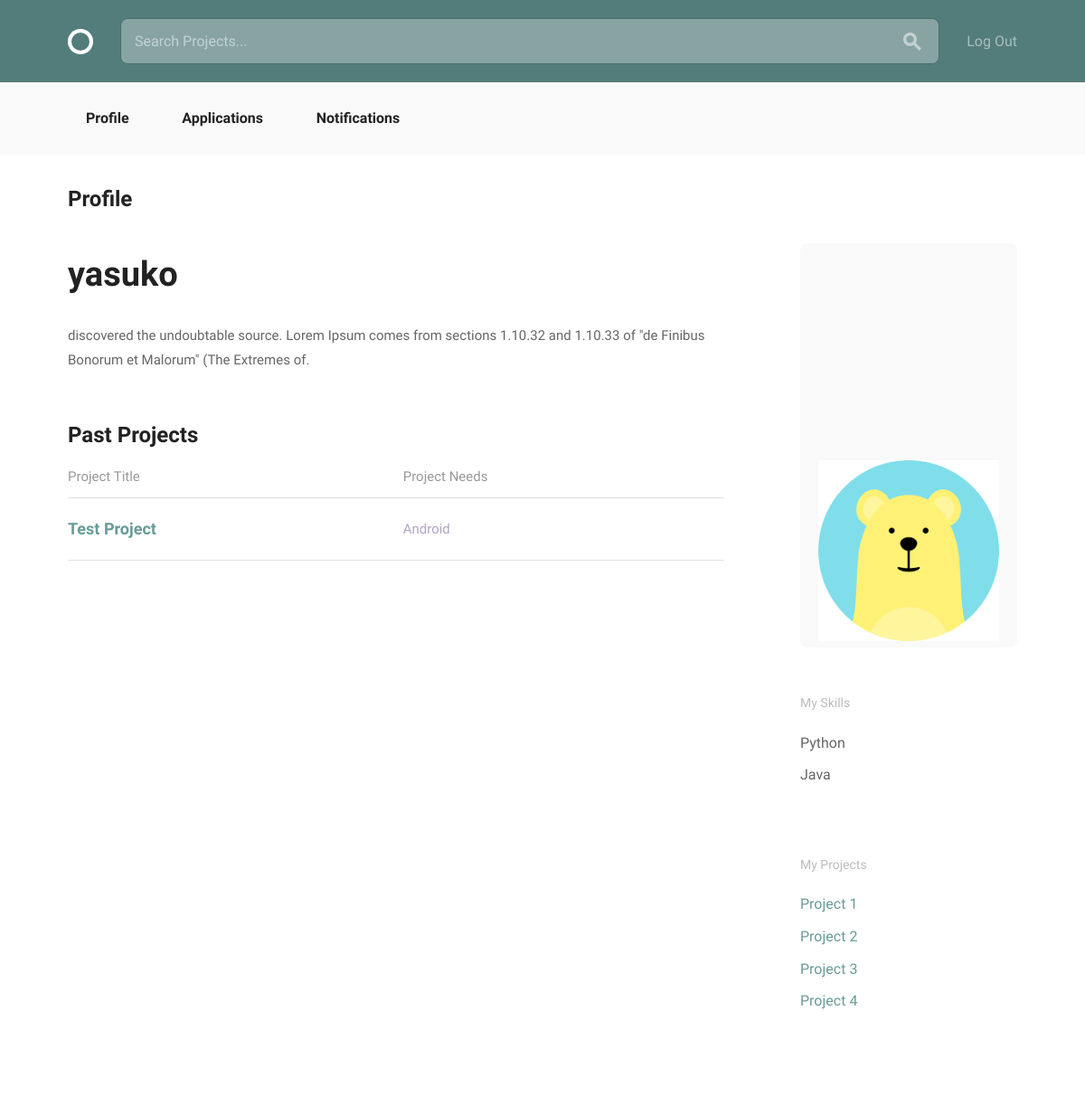
Before: /accounts/profile/3/ (signed in) with the older database file.
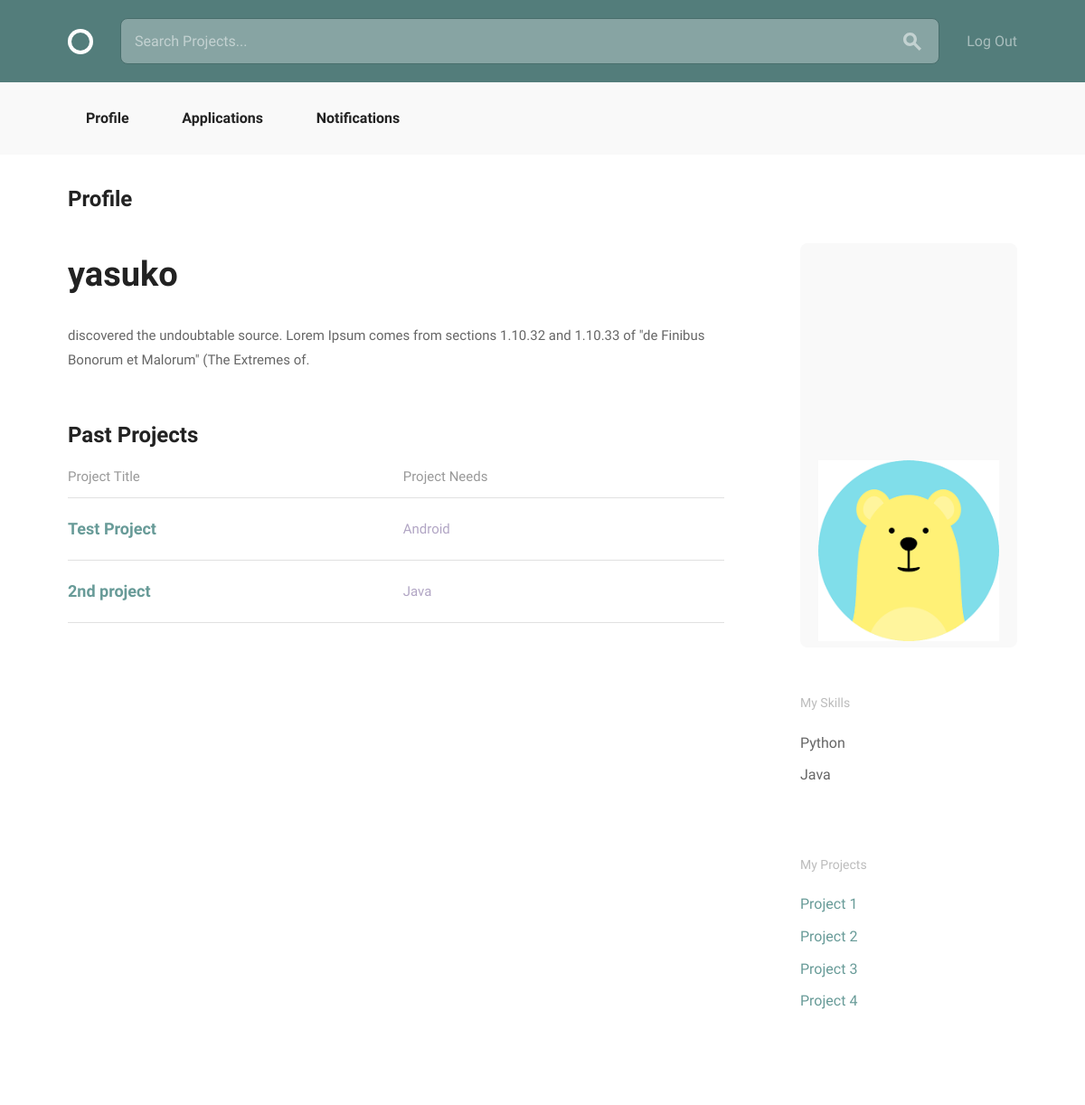
After: the same page with the newer database file.
### accounts/models.py (models this page shows, shortened)
class User(AbstractBaseUser, PermissionsMixin):
    email = models.EmailField(unique=True)
    username = models.CharField(max_length=40, unique=True)
    bio = models.TextField(max_length=500, blank=True, default="")
    image = models.ImageField(upload_to="profile_image/", blank=True)
    date_joined = models.DateTimeField(default=timezone.now)
    is_active = models.BooleanField(default=True)
    is_staff = models.BooleanField(default=False)
    objects = UserManager()
    USERNAME_FIELD = "email"
    REQUIRED_FIELDS = ["username"]

class Skill(models.Model):
    user = models.ForeignKey(settings.AUTH_USER_MODEL, null=True)
    name = models.CharField(max_length=20, choices=SKILLES_CHOICES)
    def __str__(self):
        return self.name

### projects/models.py (models this page shows, shortened)
class Position(models.Model):
    ANDROID = "Android"
    DESIGN = "Design"
    JAVA = "Java"
    PHP = "PHP"
    PYTHON = "Python"
    RAILS = "Rails"
    WORDPRESS = "Wordpress"
    iOS = "iOS"
    SKILLES_CHOICES = (
        (ANDROID, "Android Developer"),
        (DESIGN, "Designer"),
        (JAVA, "Java Developer"),
        (PHP, "PHP Developer"),
        (PYTHON, "Python Developer"),
        (RAILS, "Rails Developer"),
        (WORDPRESS, "Wordpress Developer"),
        (iOS, "iOS Developer")
    )
    project = models.ForeignKey(
        Project,
        null=True,
        related_name="positions",
        on_delete=models.CASCADE)
    title = models.CharField(max_length=100)
    description = models.CharField(max_length=500)
    skill = models.CharField(max_length=20, choices=SKILLES_CHOICES, default="")
    position_filled = models.BooleanField(default=False)

class Project(models.Model):
    user = models.ForeignKey(settings.AUTH_USER_MODEL, null=True)
    title = models.CharField(max_length=100)
    description = models.TextField(max_length=500)
    estimated_time = models.IntegerField()
    requirements = models.CharField(max_length=100)

### accounts/views.py (the view)
@login_required
def profile_detail(request, pk):
    profile = get_object_or_404(models.User, pk=pk)
    skills = models.Skill.objects.filter(user_id=pk)
    positions = Position.objects.filter(project__user_id=pk)
    return render(request, 'accounts/profile_detail.html', {
            'profile': profile, 'skills': skills, 'positions': positions})

### accounts/templates/accounts/profile_detail.html (shortened to what this page needs)
{% extends "layout.html" %}
{% load static from staticfiles %}
{% block body_content %}
<div class="bounds circle--page">
    <div class="circle--page--header circle--fluid">
        <div class="circle--fluid--cell circle--fluid--primary">
            <h2>Profile</h2>
        </div>
    </div>
    <div class="grid-70">
        <div class="circle--article--body">
              <h1>{{ profile.username }}</h1>
              {{ profile.bio }}
        </div>
        <h2>Past Projects</h2>
        <table class="u-full-width circle--table">
            <thead>
                <tr>
                    <th>Project Title</th>
                    <th class="circle--cell--right">Project Needs</th>
                </tr>
            </thead>
            <tbody>
                {% for position in positions %}
                    <tr class="clickable-row" data-href="{% url 'projects:project_detail' pk=position.project.pk %}">
                        <td>
                            <h3>{{ position.project.title }}</h3>
                        </td>
                        <td class="circle--cell--right">
                            <span class="secondary-label">{{ position.skill }}</sapn>
                        </td>
                    </tr>
                {% endfor %}
            </tbody>
        </table>
    </div>
    <div class="grid-25 grid-push-5">
        <div class="circle--secondary--module">
            <div class="circle--primary--avatar">
                {% if profile.image %}
                    <img src="{{ profile.image.url }}" height=200 width=200 alt="profile image"/>
                {% endif %}
            </div>
        </div>
        <div class="circle--secondary--module">
            <h4>My Skills</h4>
            <ul class="unloaded">
                {% for skill in skills %}
                <li>{{ skill }}</li>
                {% endfor %}
            </ul>
        </div>
        <div class="circle--secondary--module">
            <h4>My Projects</h4>
            <ul class="circle--link--list">
                <li><a>Project 1</a></li>
                <li><a>Project 2</a></li>
                <li><a>Project 3</a></li>
                <li><a>Project 4</a></li>
            </ul>
        </div>
    </div>
</div>
{% endblock %}

### templates/layout.html (shortened to what this page needs)
{% load static from staticfiles %}
<!DOCTYPE html>
<html lang="en">
  <head>
    <link rel="stylesheet" href="{% static 'css/global.css' %}">
  </head>
  <body>
    <header class="circle--header">
      <div class="bounds">
        <div class="circle--fluid">
          <div class="circle--fluid--cell">
            <h1 class="hide-text circle--logo"><a class="logo" href="{% url 'home' %}">Circle</a></h1>
          </div>
          <div class="circle--fluid--cell circle--fluid--primary">
            <div class="circle--search">
              <input type="text" placeholder="Search Projects..." />
              <button>
              </button>
            </div>
          </div>
          <div class="circle--fluid--cell circle--fluid--secondary">
            <nav>
              <ul class="circle--inline">
                {% if user.is_authenticated %}
                  <li><a href="{% url 'logout' %}">Log Out</a></li>
                {% else %}
                  <li><a href="{% url 'accounts:signup' %}">Sign Up</a></li>
                  <li><a href="{% url 'login' %}">Log In</a></li>
                {% endif %}
              </ul>
            </nav>
          </div>
        </div>
      </div>
    </header>
    <div class="circle--actions--bar">
        <nav class="bounds">
            <ul class="circle--pill--list">
              {% if user.is_authenticated %}
                <li><a href="{% url 'accounts:profile_detail' pk=user.id %}">Profile</a></li>
                <li><a href="{% url 'projects:application' %}">Applications</a></li>
                <li><a href="{% url 'projects:notification' %}">Notifications</a></li>
              {% endif %}
            </ul>
        </nav>
    </div>
    {% block body_content %}{% endblock %}
  </body>
</html>

Changed rows visible on the page:
added Position: project "2nd project", skill "Java"
